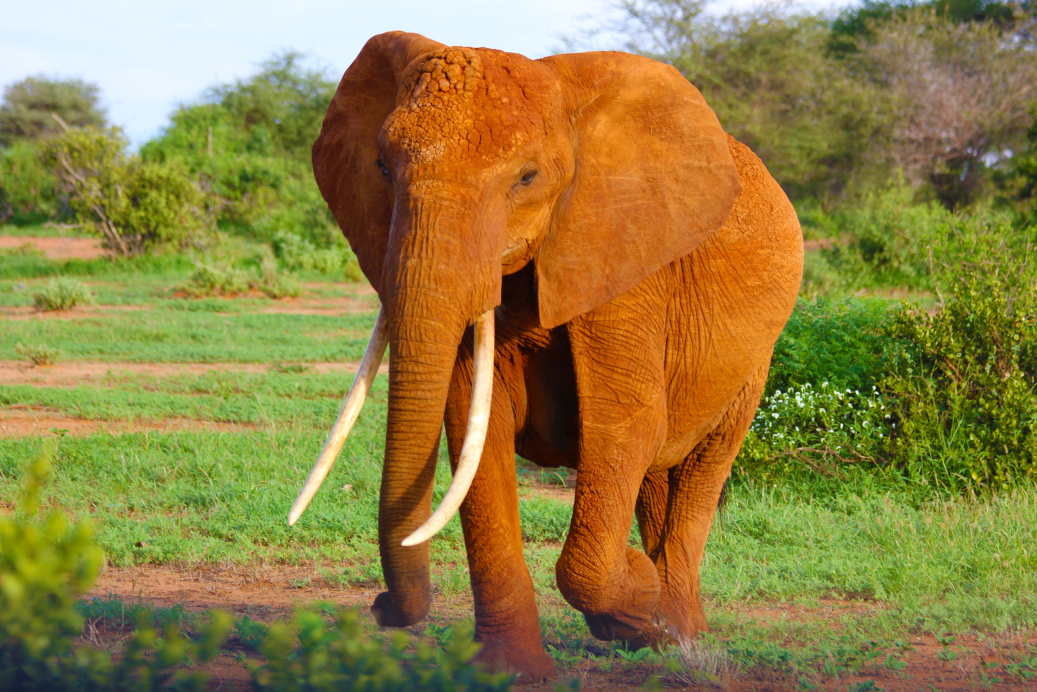
#> input picture animal/alessandro-desantis-9_9hzZVjV8s-unsplash.jpg, 5184 x 3456 px, found by its file name (shown at 1/5 size); its folder holds 4 pictures in this run
$ jupyter execute --allow-errors Image_classification_using_ml.ipynb   (shell and % lines are left out)
#> lines starting #> are read from the running program, lines starting #| are printed output that depends on the picture
<a href="https://colab.research.google.com/github/stutibimali/miniproject/blob/main/Image_classification_using_ml.ipynb" target="_parent"></a>

# IMAGE CLASSIFICATION USING MACHINE LEARNING

### PREPROCESSING DATA IS DONE USING Support Vector Machine (SVM) ALGORITHM
###DATA is fetched using kaggle
###Scikit-image Library for reading and resizing an Image is used

####PROJECT BY : Stuti Bimali
#### MINOR PROJECT
#### DS-MINOR-APRIL

[cell 1]
#Data : Images
# 1. Download dataset from Kaggle for image classification

[cell 2]
from google.colab import drive
#> (the rest of this cell did not finish here and is left out)

[cell 3]
import os
os.environ['KAGGLE_CONFIG_DIR'] = "/content/gdrive/My Drive/Kaggle"

[cell 4]
%cd /content/gdrive/My Drive/Kaggle

[cell 5]
#preprocessing
# 1. Resize
#2. Flatten

import os
import matplotlib.pyplot as plt
import numpy as np
from skimage.io import imread
from skimage.transform import resize

target = []
images = []
flat_data = []

DATADIR ="/content/gdrive/MyDrive/Kaggle"
CATEGORIES =['animal','flower','vehicles']

#iterating
for category in CATEGORIES:
  class_num = CATEGORIES.index(category) #label encoding the values
  path = os.path.join(DATADIR,category) #create path to use all the images
  for img in os.listdir(path):
    img_array = imread(os.path.join(path,img))
#> img_array is the input picture: shape (3456, 5184, 3); mean R, G, B 145.3, 127.7, 65.9
    img_resized = resize(img_array,(150,150,3))#Normalizes the value from 0 to 1
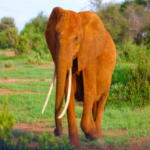
#> img_resized: shape (150, 150, 3) float64; mean R, G, B 0.57, 0.501, 0.258
    flat_data.append(img_resized.flatten())
    images.append(img_resized)
    target.append(class_num)

flat_data = np.array(flat_data)
target = np.array(target)
images = np.array(images)
